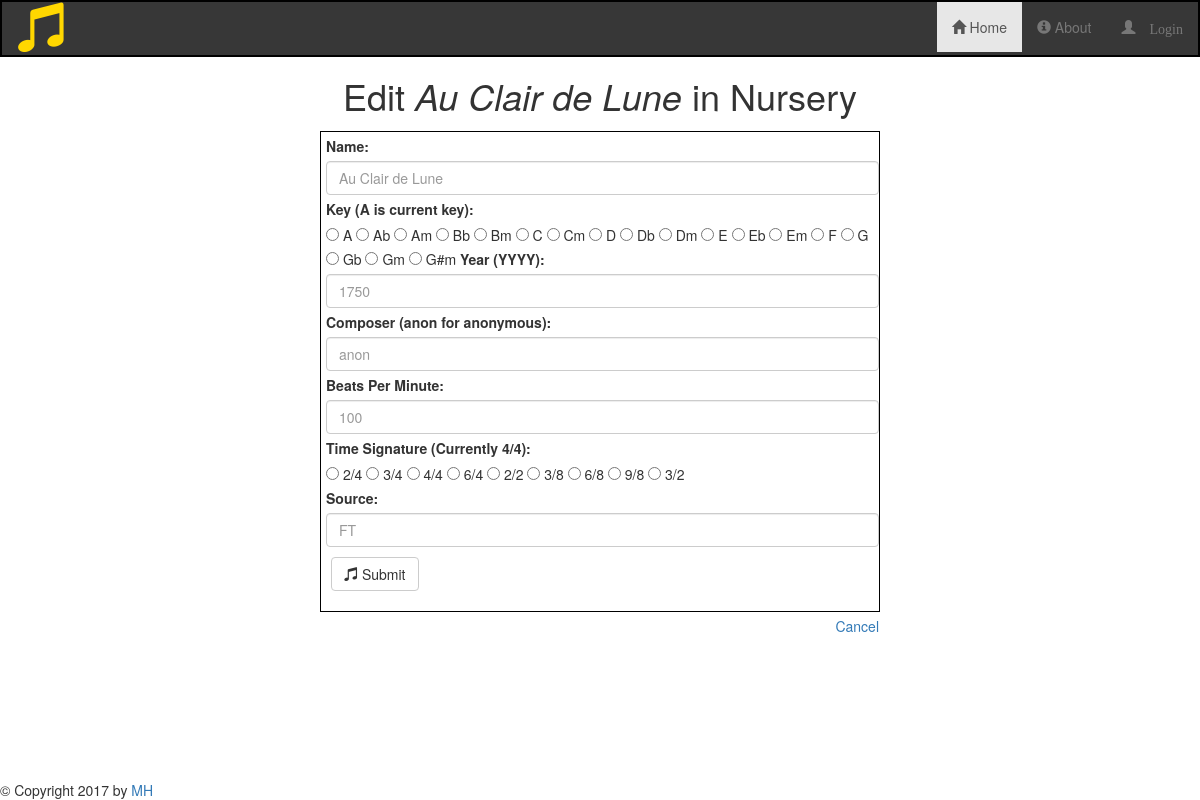
Page /category/Nursery/Au Clair de Lune /36/edit on the committed database.
### songsdb_setup.py (models this page shows, shortened)
class Song(Base):
    __tablename__ = 'allsongs'
    id = Column(Integer, primary_key = True)
    name = Column(String, nullable = False)
    key = Column(String, nullable = False)
    year = Column(Integer, nullable = False)
    composer = Column(String, nullable = False)
    bpm = Column(Integer, nullable = False)
    timesig = Column(String, nullable = False)
    source = Column(String, nullable = False)
    category_id = Column(Integer, ForeignKey('category.id'))
    category = relationship(Category)
    user_id = Column(Integer, ForeignKey('user.id'))
    user = relationship(User)

class Category(Base):
    __tablename__ = 'category'
    id = Column(Integer, primary_key = True)
    name = Column(String(100), nullable = False)
    user_id = Column(Integer, ForeignKey('user.id'))
    user = relationship(User)

### application.py (the view)
@app.route('/category/<category>/<name>/<int:song_id>/edit', methods = ['GET', 'POST'])
def editSong(category, name, song_id):
    print category
    currentCategory = session.query(Category).filter(Category.name == category).one()
    editedSong = session.query(Song).filter(Song.id == song_id).one()
    if request.method == 'POST':
        if request.form['name']:
            editedSong.name = request.form['name']
        if request.form['key']:
            editedSong.key = request.form['key']
        if request.form['year']:
            editedSong.year = request.form['year']
        if request.form['composer']:
            editedSong.composer = request.form['composer']
        if request.form['bpm']:
            editedSong.bpm = request.form['bpm']
        if request.form['timesig']:
            editedSong.timesig = request.form['timesig']
        session.add(editedSong)
        session.commit()
        flash('Song Successfully Edited!')
        return redirect(url_for('showCategorySongs', category = category, category_id = currentCategory.id))
    else:
        return render_template('editsong.html', category = category,
                               song = editedSong,
                               name = editedSong.name,
                               song_id = editedSong.id)

### templates/editsong.html (shortened to what this page needs)
{% extends "main.html" %} {% block content %}
<div class="row divider">
    <div class="col-lg-12"></div>
</div>
<h1 class="text-center">Edit <i>{{ song.name }}</i> in {{ category }}</h1>
<div class="form-group col-lg-6 col-lg-offset-3">
<form action="{{ url_for('editSong', category = category, name = song.name, song_id = song.id) }}" method="post">
        <div class="form-group">
            <label for="name">Name:</label>
            <input type="text" class="form-control" maxlength="80" name="name" placeholder="{{ song.name }}">
            <label for="key">Key ({{ song.key }} is current key):</label><br>
            <input type="radio" value="A" name ="key">  A
            <input type="radio" value="Ab" name ="key">  Ab
            <input type="radio" value="Am" name ="key">  Am
            <input type="radio" value="Bb" name="key">  Bb
            <input type="radio" value="Bm" name="key">  Bm
            <input type="radio" value="C" name="key">  C
            <input type="radio" value="Cb" name="key">  Cm
            <input type="radio" value="D" name="key">  D
            <input type="radio" value="Db" name="key">  Db
            <input type="radio" value="Dm" name="key">  Dm
            <input type="radio" value="E" name="key">  E
            <input type="radio" value="Eb" name="key">  Eb
            <input type="radio" value="Em" name="key">  Em
            <input type="radio" value="F" name="key">  F
            <input type="radio" value="G" name="key">  G
            <input type="radio" value="Gb" name="key">  Gb
            <input type="radio" value="Gm" name="key">  Gm
            <input type="radio" value="G#m" name="key">  G#m
            <label for="year">Year (YYYY):</label>
            <input type="integer" class="form-control" maxlength="4" name="year" placeholder="{{ song.year }}">
            <label for="composer">Composer (anon for anonymous):</label>
            <input type="text" class="form-control" maxlength="100" name="composer" placeholder="{{ song.composer }}">
            <label for="bpm">Beats Per Minute:</label>
            <input type="integer" class="form-control" maxlength="3" name="bpm" placeholder="{{ song.bpm }}">
            <label for="timesig">Time Signature (Currently {{ song.timesig }}):</label><br>
            <input type="radio" value="2/4" name ="key">  2/4
            <input type="radio" value="3/4" name ="key">  3/4
            <input type="radio" value="4/4" name ="key">  4/4
            <input type="radio" value="6/4" name ="key">  6/4
            <input type="radio" value="2/2" name ="key">  2/2
            <input type="radio" value="3/8" name ="key">  3/8
            <input type="radio" value="6/8" name ="key">  6/8
            <input type="radio" value="9/8" name ="key">  9/8
            <input type="radio" value="3/2" name ="key">  3/2
            <br>
            <label for="source">Source:</label>
            <input type="text" class="form-control" maxlength="3" name="source" placeholder="{{ song.source }}">
            <button type="submit" class="btn btn-default" id="edit-submit" type="submit">
                <span class="glyphicon glyphicon-music" aria-hidden="true"></span> Submit</button>
        </div>
        <a href="{{ url_for('showCategories')}}" id="cancel"> Cancel </a>
</form>
</div>
{% endblock %}

### static/styles.css (style rules this page uses)
form { border: 1px solid black; padding-left: 5px; margin: 5px; }
label { margin-top: 4px; }
#edit-submit { margin-top: 10px; }
.btn { margin: 5px; }
#cancel { float:right; margin-top: 5px; }

### rows in the picture
Song: name "Au Clair de Lune", key "A", year "1750", composer "anon", bpm "100", timesig "4/4", source "FT"
Category: name "Nursery"
